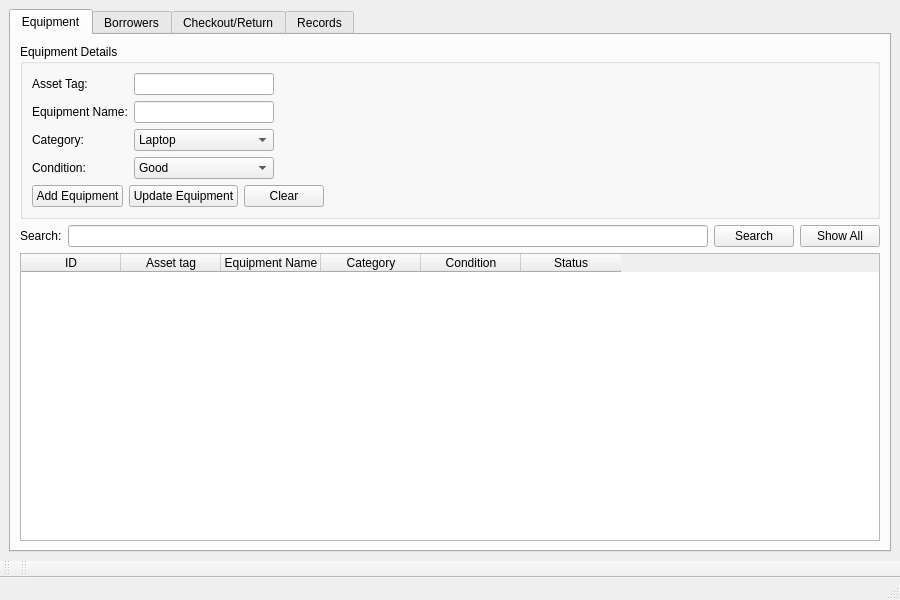
<?xml version="1.0" encoding="UTF-8"?>
<ui version="4.0">
 <class>MainWindow</class>
 <widget class="QMainWindow" name="MainWindow">
  <property name="geometry">
   <rect>
    <x>0</x>
    <y>0</y>
    <width>900</width>
    <height>600</height>
   </rect>
  </property>
  <property name="minimumSize">
   <size>
    <width>900</width>
    <height>600</height>
   </size>
  </property>
  <property name="windowTitle">
   <string>TechTrack - Equipment Checkout System</string>
  </property>
  <widget class="QWidget" name="centralwidget">
   <layout class="QVBoxLayout" name="verticalLayout">
    <item>
     <widget class="QTabWidget" name="tabWidget">
      <property name="maximumSize">
       <size>
        <width>882</width>
        <height>16777215</height>
       </size>
      </property>
      <property name="currentIndex">
       <number>0</number>
      </property>
      <widget class="QWidget" name="tab">
       <attribute name="title">
        <string>Equipment</string>
       </attribute>
       <layout class="QVBoxLayout" name="verticalLayout_4">
        <item>
         <layout class="QVBoxLayout" name="verticalLayout_2">
          <item>
           <widget class="QGroupBox" name="equipmentGroupBox">
            <property name="title">
             <string>Equipment Details</string>
            </property>
            <layout class="QFormLayout" name="formLayout_2">
             <item row="1" column="0">
              <layout class="QHBoxLayout" name="horizontalLayout">
               <item>
                <widget class="QPushButton" name="addEquipmentButton">
                 <property name="text">
                  <string>Add Equipment</string>
                 </property>
                </widget>
               </item>
               <item>
                <widget class="QPushButton" name="updateEquipmentButton">
                 <property name="text">
                  <string>Update Equipment</string>
                 </property>
                </widget>
               </item>
               <item>
                <widget class="QPushButton" name="clearEquipmentButton">
                 <property name="text">
                  <string>Clear</string>
                 </property>
                </widget>
               </item>
              </layout>
             </item>
             <item row="0" column="0">
              <layout class="QFormLayout" name="formLayout">
               <item row="0" column="0">
                <widget class="QLabel" name="label_1">
                 <property name="text">
                  <string>Asset Tag:</string>
                 </property>
                </widget>
               </item>
               <item row="0" column="1">
                <widget class="QLineEdit" name="assetTagLineEdit"/>
               </item>
               <item row="3" column="1">
                <widget class="QLineEdit" name="equipmentNameLineEdit"/>
               </item>
               <item row="4" column="0">
                <widget class="QLabel" name="label_3">
                 <property name="text">
                  <string>Category:</string>
                 </property>
                </widget>
               </item>
               <item row="4" column="1">
                <widget class="QComboBox" name="categoryComboBox">
                 <item>
                  <property name="text">
                   <string>Laptop</string>
                  </property>
                 </item>
                 <item>
                  <property name="text">
                   <string>Tablet</string>
                  </property>
                 </item>
                 <item>
                  <property name="text">
                   <string>Charger</string>
                  </property>
                 </item>
                 <item>
                  <property name="text">
                   <string>Camera</string>
                  </property>
                 </item>
                 <item>
                  <property name="text">
                   <string>Projector</string>
                  </property>
                 </item>
                 <item>
                  <property name="text">
                   <string>Other</string>
                  </property>
                 </item>
                </widget>
               </item>
               <item row="6" column="0">
                <widget class="QLabel" name="label_4">
                 <property name="text">
                  <string>Condition:</string>
                 </property>
                </widget>
               </item>
               <item row="6" column="1">
                <widget class="QComboBox" name="conditionComboBox">
                 <item>
                  <property name="text">
                   <string>Good</string>
                  </property>
                 </item>
                 <item>
                  <property name="text">
                   <string>Needs Maintenance</string>
                  </property>
                 </item>
                 <item>
                  <property name="text">
                   <string>Damaged</string>
                  </property>
                 </item>
                </widget>
               </item>
               <item row="3" column="0">
                <widget class="QLabel" name="label_2">
                 <property name="text">
                  <string>Equipment Name:</string>
                 </property>
                </widget>
               </item>
              </layout>
             </item>
            </layout>
           </widget>
          </item>
          <item>
           <layout class="QHBoxLayout" name="horizontalLayout_2">
            <item>
             <widget class="QLabel" name="label">
              <property name="text">
               <string>Search:</string>
              </property>
             </widget>
            </item>
            <item>
             <widget class="QLineEdit" name="equipmentSearchLineEdit"/>
            </item>
            <item>
             <widget class="QPushButton" name="searchEquipmentButton">
              <property name="text">
               <string>Search</string>
              </property>
             </widget>
            </item>
            <item>
             <widget class="QPushButton" name="showAllEquipmentButton">
              <property name="text">
               <string>Show All</string>
              </property>
             </widget>
            </item>
           </layout>
          </item>
          <item>
           <widget class="QTableWidget" name="equipmentTableWidget">
            <property name="editTriggers">
             <set>QAbstractItemView::EditTrigger::NoEditTriggers</set>
            </property>
            <property name="selectionMode">
             <enum>QAbstractItemView::SelectionMode::SingleSelection</enum>
            </property>
            <property name="selectionBehavior">
             <enum>QAbstractItemView::SelectionBehavior::SelectRows</enum>
            </property>
            <column>
             <property name="text">
              <string>ID</string>
             </property>
            </column>
            <column>
             <property name="text">
              <string>Asset tag</string>
             </property>
            </column>
            <column>
             <property name="text">
              <string>Equipment Name</string>
             </property>
            </column>
            <column>
             <property name="text">
              <string>Category</string>
             </property>
            </column>
            <column>
             <property name="text">
              <string>Condition</string>
             </property>
            </column>
            <column>
             <property name="text">
              <string>Status</string>
             </property>
            </column>
           </widget>
          </item>
         </layout>
        </item>
       </layout>
      </widget>
      <widget class="QWidget" name="tab_2">
       <attribute name="title">
        <string>Borrowers</string>
       </attribute>
       <layout class="QVBoxLayout" name="verticalLayout_3">
        <item>
         <widget class="QGroupBox" name="borrowerGroupBox">
          <property name="sizePolicy">
           <sizepolicy hsizetype="Preferred" vsizetype="Fixed">
            <horstretch>0</horstretch>
            <verstretch>0</verstretch>
           </sizepolicy>
          </property>
          <property name="minimumSize">
           <size>
            <width>200</width>
            <height>170</height>
           </size>
          </property>
          <property name="title">
           <string>Borrower Details</string>
          </property>
          <widget class="QWidget" name="layoutWidget">
           <property name="geometry">
            <rect>
             <x>10</x>
             <y>20</y>
             <width>281</width>
             <height>122</height>
            </rect>
           </property>
           <layout class="QFormLayout" name="formLayout_3">
            <item row="0" column="0">
             <widget class="QLabel" name="label_5">
              <property name="text">
               <string>Borrower Name:</string>
              </property>
             </widget>
            </item>
            <item row="0" column="1">
             <widget class="QLineEdit" name="borrowerNameLineEdit"/>
            </item>
            <item row="3" column="0">
             <widget class="QLabel" name="label_6">
              <property name="text">
               <string>Email:</string>
              </property>
             </widget>
            </item>
            <item row="3" column="1">
             <widget class="QLineEdit" name="borrowerEmailLineEdit"/>
            </item>
            <item row="6" column="0">
             <widget class="QLabel" name="label_7">
              <property name="text">
               <string>Phone Number:</string>
              </property>
             </widget>
            </item>
            <item row="6" column="1">
             <widget class="QLineEdit" name="borrowerPhoneLineEdit"/>
            </item>
           </layout>
          </widget>
          <widget class="QWidget" name="layoutWidget">
           <property name="geometry">
            <rect>
             <x>10</x>
             <y>140</y>
             <width>291</width>
             <height>26</height>
            </rect>
           </property>
           <layout class="QHBoxLayout" name="horizontalLayout_3">
            <item>
             <widget class="QPushButton" name="addBorrowerButton">
              <property name="text">
               <string>Add Borrower</string>
              </property>
             </widget>
            </item>
            <item>
             <widget class="QPushButton" name="updateBorrowerButton">
              <property name="sizePolicy">
               <sizepolicy hsizetype="Minimum" vsizetype="Fixed">
                <horstretch>15</horstretch>
                <verstretch>0</verstretch>
               </sizepolicy>
              </property>
              <property name="text">
               <string>Update Borrower</string>
              </property>
             </widget>
            </item>
            <item>
             <widget class="QPushButton" name="clearBorrowerButton">
              <property name="text">
               <string>Clear</string>
              </property>
             </widget>
            </item>
           </layout>
          </widget>
         </widget>
        </item>
        <item>
         <layout class="QHBoxLayout" name="horizontalLayout_4">
          <property name="spacing">
           <number>6</number>
          </property>
          <item>
           <widget class="QLabel" name="label_8">
            <property name="text">
             <string>Search:</string>
            </property>
           </widget>
          </item>
          <item>
           <widget class="QLineEdit" name="borrowerSearchLineEdit"/>
          </item>
          <item>
           <widget class="QPushButton" name="searchBorrowerButton">
            <property name="text">
             <string>Search</string>
            </property>
           </widget>
          </item>
          <item>
           <widget class="QPushButton" name="showAllBorrowersButton">
            <property name="text">
             <string>Show All</string>
            </property>
           </widget>
          </item>
         </layout>
        </item>
        <item>
         <widget class="QTableWidget" name="borrowerTableWidget">
          <property name="maximumSize">
           <size>
            <width>16777215</width>
            <height>300</height>
           </size>
          </property>
          <property name="editTriggers">
           <set>QAbstractItemView::EditTrigger::NoEditTriggers</set>
          </property>
          <property name="selectionMode">
           <enum>QAbstractItemView::SelectionMode::SingleSelection</enum>
          </property>
          <property name="selectionBehavior">
           <enum>QAbstractItemView::SelectionBehavior::SelectRows</enum>
          </property>
          <column>
           <property name="text">
            <string>ID</string>
           </property>
          </column>
          <column>
           <property name="text">
            <string>Borrower Name</string>
           </property>
          </column>
          <column>
           <property name="text">
            <string>Email</string>
           </property>
          </column>
          <column>
           <property name="text">
            <string>Phone Number</string>
           </property>
          </column>
         </widget>
        </item>
       </layout>
      </widget>
      <widget class="QWidget" name="tab_3">
       <attribute name="title">
        <string>Checkout/Return</string>
       </attribute>
       <layout class="QVBoxLayout" name="verticalLayout_5">
        <item>
         <widget class="QGroupBox" name="checkoutGroupBox">
          <property name="title">
           <string>Check Out Equipment</string>
          </property>
          <widget class="QPushButton" name="checkoutEquipmentButton">
           <property name="geometry">
            <rect>
             <x>10</x>
             <y>190</y>
             <width>221</width>
             <height>24</height>
            </rect>
           </property>
           <property name="text">
            <string>Check Out Equipment</string>
           </property>
          </widget>
          <widget class="QWidget" name="layoutWidget">
           <property name="geometry">
            <rect>
             <x>10</x>
             <y>30</y>
             <width>221</width>
             <height>152</height>
            </rect>
           </property>
           <layout class="QFormLayout" name="formLayout_4">
            <item row="0" column="0">
             <widget class="QLabel" name="label_9">
              <property name="text">
               <string>Borrower:</string>
              </property>
             </widget>
            </item>
            <item row="0" column="1">
             <widget class="QComboBox" name="checkoutBorrowerComboBox"/>
            </item>
            <item row="2" column="0">
             <widget class="QLabel" name="label_11">
              <property name="text">
               <string>Equipment:</string>
              </property>
             </widget>
            </item>
            <item row="2" column="1">
             <widget class="QComboBox" name="checkoutEquipmentComboBox"/>
            </item>
            <item row="6" column="0">
             <widget class="QLabel" name="label_12">
              <property name="text">
               <string>Due Date:</string>
              </property>
             </widget>
            </item>
            <item row="6" column="1">
             <widget class="QDateEdit" name="dueDateEdit">
              <property name="displayFormat">
               <string>MM/dd/yyyy</string>
              </property>
              <property name="calendarPopup">
               <bool>true</bool>
              </property>
             </widget>
            </item>
            <item row="4" column="0">
             <widget class="QLabel" name="label_10">
              <property name="text">
               <string>Checkout Date:</string>
              </property>
             </widget>
            </item>
            <item row="4" column="1">
             <widget class="QDateEdit" name="checkoutDateEdit">
              <property name="displayFormat">
               <string>MM/dd/yyyy</string>
              </property>
              <property name="calendarPopup">
               <bool>true</bool>
              </property>
             </widget>
            </item>
           </layout>
          </widget>
         </widget>
        </item>
        <item>
         <widget class="QGroupBox" name="returnGroupBox">
          <property name="minimumSize">
           <size>
            <width>0</width>
            <height>0</height>
           </size>
          </property>
          <property name="maximumSize">
           <size>
            <width>16777215</width>
            <height>100</height>
           </size>
          </property>
          <property name="title">
           <string>Return Equipment</string>
          </property>
          <widget class="QPushButton" name="returnEquipmentButton">
           <property name="geometry">
            <rect>
             <x>10</x>
             <y>70</y>
             <width>161</width>
             <height>24</height>
            </rect>
           </property>
           <property name="text">
            <string>Return Selected Equipment</string>
           </property>
          </widget>
          <widget class="QWidget" name="layoutWidget">
           <property name="geometry">
            <rect>
             <x>10</x>
             <y>30</y>
             <width>221</width>
             <height>32</height>
            </rect>
           </property>
           <layout class="QFormLayout" name="formLayout_5">
            <item row="1" column="1">
             <widget class="QComboBox" name="activeCheckoutComboBox"/>
            </item>
            <item row="1" column="0">
             <widget class="QLabel" name="label_13">
              <property name="text">
               <string>Active Checkout:</string>
              </property>
             </widget>
            </item>
           </layout>
          </widget>
         </widget>
        </item>
        <item>
         <widget class="QLabel" name="transactionStatusLabel">
          <property name="maximumSize">
           <size>
            <width>16777215</width>
            <height>130</height>
           </size>
          </property>
          <property name="text">
           <string/>
          </property>
          <property name="wordWrap">
           <bool>true</bool>
          </property>
         </widget>
        </item>
       </layout>
      </widget>
      <widget class="QWidget" name="tab_4">
       <attribute name="title">
        <string>Records</string>
       </attribute>
      </widget>
     </widget>
    </item>
   </layout>
  </widget>
  <widget class="QMenuBar" name="menubar">
   <property name="geometry">
    <rect>
     <x>0</x>
     <y>0</y>
     <width>900</width>
     <height>21</height>
    </rect>
   </property>
  </widget>
  <widget class="QStatusBar" name="statusbar"/>
  <widget class="QToolBar" name="toolBar">
   <property name="windowTitle">
    <string>toolBar</string>
   </property>
   <attribute name="toolBarArea">
    <enum>BottomToolBarArea</enum>
   </attribute>
   <attribute name="toolBarBreak">
    <bool>false</bool>
   </attribute>
  </widget>
  <widget class="QToolBar" name="toolBar_2">
   <property name="windowTitle">
    <string>toolBar_2</string>
   </property>
   <attribute name="toolBarArea">
    <enum>BottomToolBarArea</enum>
   </attribute>
   <attribute name="toolBarBreak">
    <bool>false</bool>
   </attribute>
  </widget>
 </widget>
 <resources/>
 <connections/>
</ui>
